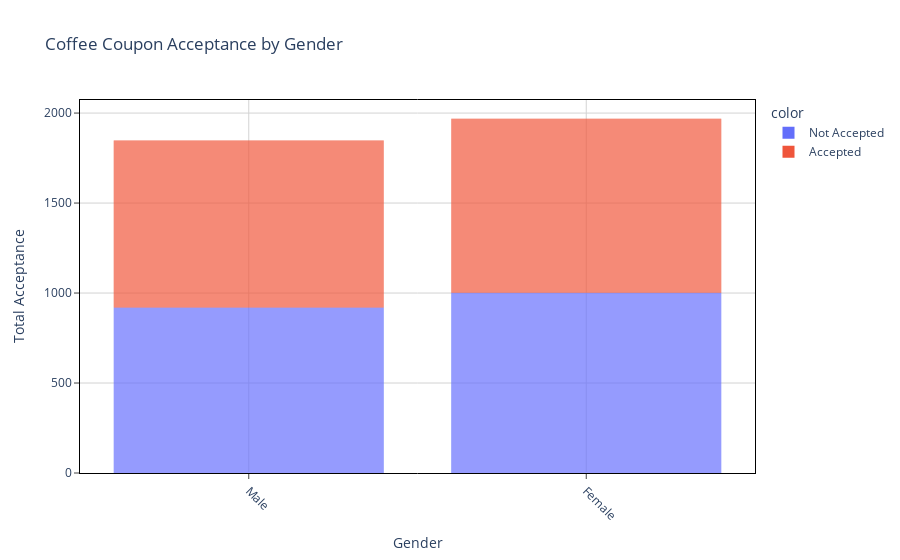

Write notebook code for a chart like this one.
### Markdown cell above
@Finding

Income does not influence much when it comes to coffee coupon acceptance and it mostly shows around 50% acceptance on all income groups.

### Code cell
# Lets create a barplot based on the coffee coupon acceptance, by gender 

fig = px.bar(df_coffee_coupons['gender'], color=df_coffee_coupons['acceptance'], 
             title = 'Coffee Coupon Acceptance by Gender',
            labels={'value':'Gender',
                   'count':'Total Acceptance'}
            )

fig.update_layout(
    plot_bgcolor='white'
)

fig.update_xaxes(
    tickangle = 45,
    mirror=True,
    ticks='outside',
    showline=True,
    linecolor='black',
    gridcolor='lightgrey'
)
fig.update_yaxes(
    mirror=True,
    ticks='outside',
    showline=True,
    linecolor='black',
    gridcolor='lightgrey'
)

fig.update_traces(marker_line_width = 0,
                  selector=dict(type="bar"))

fig.update_layout(bargap=0.2,
                  bargroupgap = 0,
                 )
fig.show()

### Figure 1 — Plotly figure (JSON) as saved in the notebook; plotly's stock layout.template omitted (floating-point values rounded to 4 significant figures; data arrays with more than 128 entries replaced by an {"elided": "..."} marker saying what was removed)
{"data": [{"alignmentgroup": "True", "hovertemplate": "color=Not Accepted<br>Gender=%{x}<br>Total Acceptance=%{y}<extra></extra>", "legendgroup": "Not Accepted", "marker": {"color": "#636efa", "line": {"width": 0}, "pattern": {"shape": ""}}, "name": "Not Accepted", "offsetgroup": "Not Accepted", "orientation": "v", "showlegend": true, "textposition": "auto", "type": "bar", "x": {"elided": "1922 str values"}, "xaxis": "x", "y": {"elided": "1922 int values"}, "yaxis": "y"}, {"alignmentgroup": "True", "hovertemplate": "color=Accepted<br>Gender=%{x}<br>Total Acceptance=%{y}<extra></extra>", "legendgroup": "Accepted", "marker": {"color": "#EF553B", "line": {"width": 0}, "pattern": {"shape": ""}}, "name": "Accepted", "offsetgroup": "Accepted", "orientation": "v", "showlegend": true, "textposition": "auto", "type": "bar", "x": {"elided": "1894 str values"}, "xaxis": "x", "y": {"elided": "1894 int values"}, "yaxis": "y"}], "layout": {"bargap": 0.2, "bargroupgap": 0, "barmode": "relative", "legend": {"title": {"text": "color"}, "tracegroupgap": 0}, "plot_bgcolor": "white", "title": {"text": "Coffee Coupon Acceptance by Gender"}, "xaxis": {"anchor": "y", "domain": [0, 1], "gridcolor": "lightgrey", "linecolor": "black", "mirror": true, "showline": true, "tickangle": 45, "ticks": "outside", "title": {"text": "Gender"}}, "yaxis": {"anchor": "x", "domain": [0, 1], "gridcolor": "lightgrey", "linecolor": "black", "mirror": true, "showline": true, "ticks": "outside", "title": {"text": "Total Acceptance"}}}}
